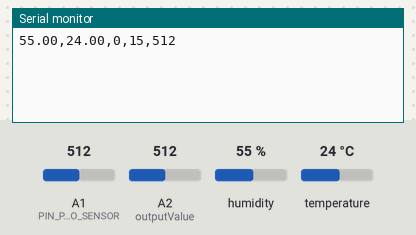
The sketch below on a simulated Arduino Uno, built with avr-gcc and run on an emulated ATmega328P. Parts: the last lines printed to the serial monitor. The test bench sets the inputs (shaded band); at power-on: humidity 55 %, A1 (PIN_PHOTO_SENSOR) = 512, A2 (outputValue) = 512, temperature 24 °C.

Above: at 2.8 s.
2.9 s: humidity set to 22 %
At 4.3 s:
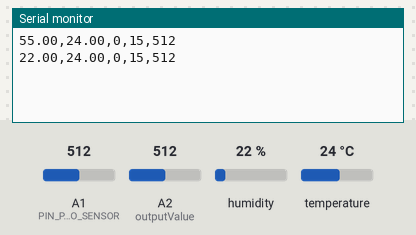
4.4 s: A1 (PIN_PHOTO_SENSOR) set to 716
5.9 s: A2 (outputValue) set to 716
At 6.7 s:
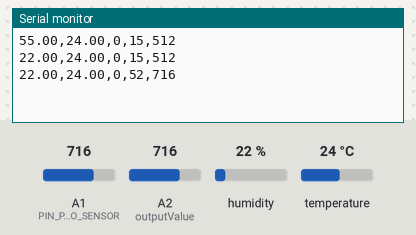
7.4 s: temperature set to 12 °C
At 8.7 s:
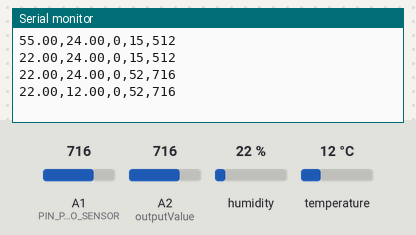
8.9 s: A1 (PIN_PHOTO_SENSOR) set to 992
At 10.3 s:
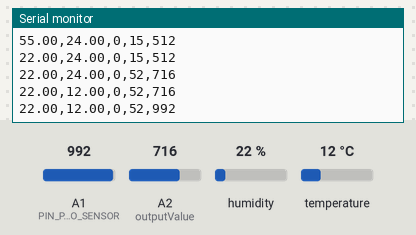
10.4 s: A2 (outputValue) set to 992
At 12.7 s:
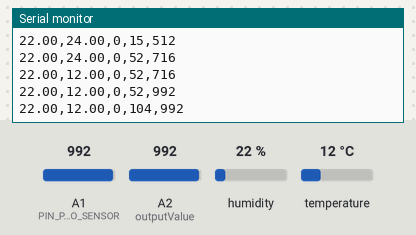
Timing chart, 0 to 12.9 s (numbered marks = the images above; inputs shaded):
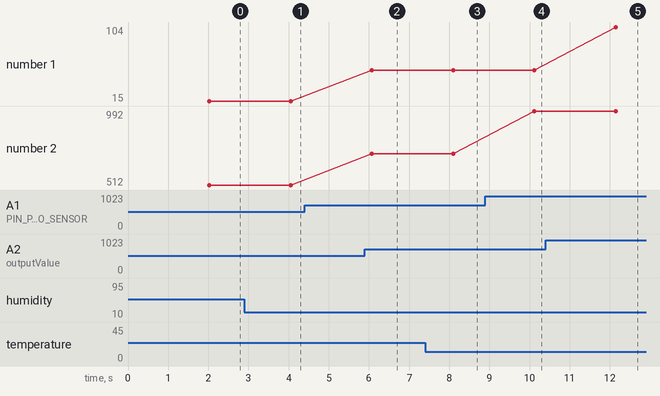

The sketch:

vologa2.1.ino
```cpp
#include <DHT.h>
#define PIN_LED 11
#define PIN_PHOTO_SENSOR A1
//Constants
#define DHTPIN 2
#define DHTTYPE DHT11

int outputValue = A2;
int Value = 0;

String command;

DHT dht(DHTPIN, DHT11);


int chk;
float hum;
float temp;


void setup()
{
    Serial.begin(9600);
    dht.begin();
    pinMode(outputValue, INPUT_PULLUP);

  }
int light;

String hum1;
String temp1;

void loop(){
    delay(2000);

    hum = dht.readHumidity();
    temp= dht.readTemperature();
    hum1 = String(hum);
    temp1 = String(temp);


  int val = analogRead(PIN_PHOTO_SENSOR);
if(Serial.available()){
    command = Serial.readStringUntil('_');
     if(command.equals("ON")){
      digitalWrite(10, HIGH);
    light = 1;
  }
    else if(command.equals("OFF")){
    light = 0;
    digitalWrite(10, LOW);
  }

  else if(command.equals("ONLD")){
                 digitalWrite(10, HIGH);
                 light = 1;
  }
  else if(command.equals("OFFLD")){
    digitalWrite(10,LOW);
    light = 0;
  }
  }

  Value = map(analogRead(outputValue), 0, 1023, -80, 110);

  Serial.print(hum1);
    Serial.print(",");
    Serial.print(temp1);
    Serial.print(",");
  Serial.print(light);
   Serial.print(",");
       Serial.print(Value);
    Serial.print(",");
    Serial.println(analogRead(1));
}
```

Measured:
- after the input at 2.9 s, the serial monitor: prints a new line after 1.1 s (image 1)
- after the input at 5.9 s, the serial monitor: prints a new line after 0.17 s (image 2)
- after the input at 7.4 s, the serial monitor: prints a new line after 0.70 s (image 3)
- after the input at 8.9 s, the serial monitor: prints a new line after 1.2 s (image 4)
- after the input at 10.4 s, the serial monitor: prints a new line after 1.7 s (image 5)
- plotted number 1: 15 → 52 after the input at 5.9 s, 52 → 104 after the input at 10.4 s
- plotted number 2: 716 → 992 after the input at 8.9 s
